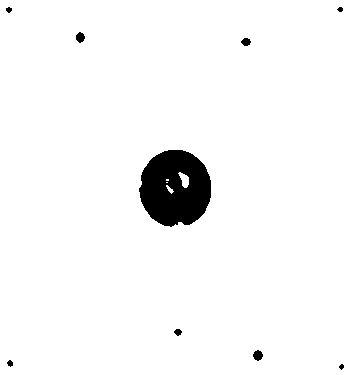
#> input picture hough_heap/test.jpg, 350 x 375 px, found by its file name
$ python hough_gradient.py hough_heap/test.jpg
#> lines starting #> are read from the running program, lines starting #| are printed output that depends on the picture; after the words box and inside, x2 and y2 are one past the last pixel; in counts of white or black regions, pixels touching at a corner belong together
import sys

import cv2
import numpy as np


def main(arg):
    # Loads an image
    src = cv2.imread(r'hough_heap\test.jpg')
#> src is the input picture: shape (375, 350, 3); min 0, max 255, mean 246.2
    # Check if image is loaded fine
    if src is None:
        print('Error opening image!')
        return -1

    gray = cv2.cvtColor(src, cv2.COLOR_BGR2GRAY)
    gray = cv2.medianBlur(gray, 5)
    rows = gray.shape[0]
#> rows = 375
    circles = cv2.HoughCircles(gray, cv2.HOUGH_GRADIENT, 1, rows / 8,
                               param1=9, param2=9,
                               minRadius=1, maxRadius=11)
#> circles = [[245.5, 41.5, 4], [79.5, 37.5, 3.8], [177.5, 331.5, 3], [257.5, 353.5, 3.3], [8.5, 9.5, 2]]

    if circles is not None:
        circles = np.uint16(np.around(circles))
#> circles = [[246, 42, 4], [80, 38, 4], [178, 332, 3], [258, 354, 3], [8, 10, 2]]
        for i in circles[0, :]:
            center = (i[0], i[1])
            # circle center
            cv2.circle(src, center, 1, (0, 100, 100), 1)
            # circle outline
            radius = i[2]
            cv2.circle(src, center, radius, (255, 0, 0), 2)

            # font
            font = cv2.FONT_ITALIC

            # org
            org = center

            # fontScale
            font_scale = 1

            # Blue color in BGR
            color = (255, 12, 255)

            # Line thickness of 2 px
            thickness = 2

            # Using cv2.putText() method
            src = cv2.putText(src, str(center), org, font,
                              font_scale, color, thickness, cv2.LINE_AA)

            print(radius)
            print(center)
            print()
#> this loop made 5 passes
#> (radius, org) on passes 1 to 5: (4, (246, 42)), (4, (80, 38)), (3, (178, 332)), (3, (258, 354)), (2, (8, 10))
#| 4
#| (246, 42)
#| 4
#| (80, 38)
#| 3
#| (178, 332)
#| 3
#| (258, 354)
#| 2
#| (8, 10)
#> pass 1, in main, `src = cv2.putText(src, str(center), org, font, font_scale, color, thic..`:
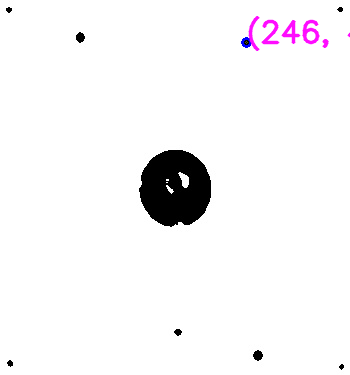
#> src: shape (375, 350, 3); 0.85% of pixels changed, all inside (x1, y1, x2, y2) = (241, 16, 350, 52)
#> pass 2, in main, `src = cv2.putText(src, str(center), org, font, font_scale, color, thic..`:
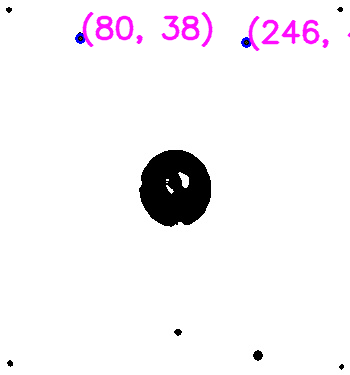
#> src: shape (375, 350, 3); 1.29% of pixels changed, all inside (x1, y1, x2, y2) = (75, 12, 213, 48)
#> pass 3, in main, `src = cv2.putText(src, str(center), org, font, font_scale, color, thic..`:
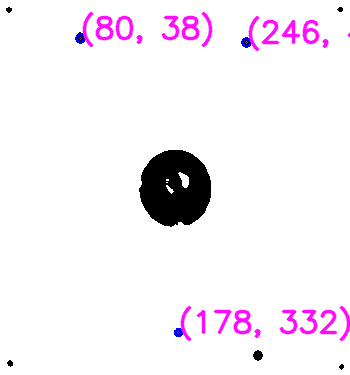
#> src: shape (375, 350, 3); 1.46% of pixels changed, all inside (x1, y1, x2, y2) = (174, 306, 350, 342)
#> after the loop:
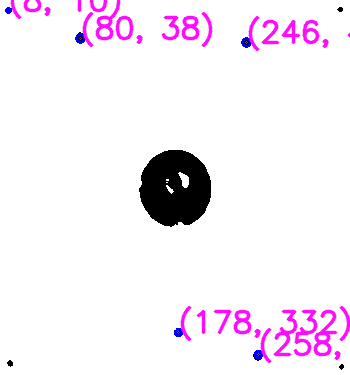
#> src: shape (375, 350, 3); 1.36% of pixels changed, all inside (x1, y1, x2, y2) = (5, 0, 341, 364)

    cv2.imshow("detected circles", src)
    cv2.waitKey(0)

    return 0


if __name__ == "__main__":
    main(sys.argv[1:])
